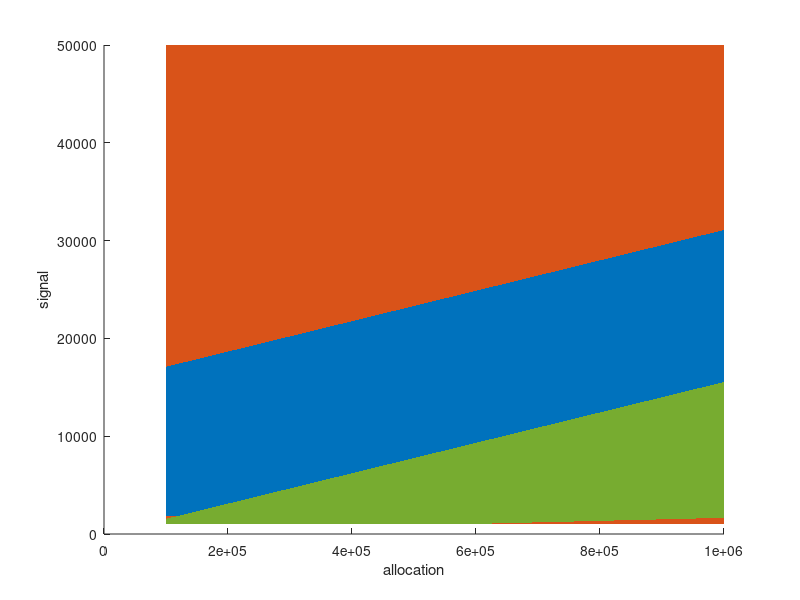

Here is the MATLAB script that generated this plot:
clc
clear all
close all
rps = 0.1288;
goal_rpd = 500;

allo = 100000:1e4:1e6;
signal = 1000:10:50000;
for i = 1:1:length(signal)
    for j = 1:1:length(allo)
        a = allo(j);
        s = signal(i);
        r_all = s*rps;
        rpm_cur(i,j) = r_all/a*1e6;
        rpm_add(i,j) = r_all/(a+1e6)*1e6;
        if rpm_add(i,j)<300 && rpm_cur(i,j)>500 
            msg = sprintf(['Signal: %4.2f, Allo: %4.2f, Rew_in: ' ...
                '%4.2f, Rew_new: %4.2f'], s, a, rpm_cur(i,j), rpm_add(i,j));
            disp(msg)
        end
    end
end
%% heatmaps
% [allo_mg,signal_mg] = meshgrid(allo, signal);
% figure(1)
% contourf(allo_mg,signal_mg,rpm_cur,100,'LineStyle','none');
% xlabel('allo')
% ylabel('signal')
% title('current')
% figure(2)
% contourf(allo_mg,signal_mg,rpm_add,100,'LineStyle','none');
% xlabel('allo')
% ylabel('signal')
% title('added')
% hold on
% contour(allo_mg,signal_mg,rpm_add,[199,200],'LineWidth',2,'Color','k');
% figure(3)
% contourf(allo_mg,signal_mg,rpm_cur./rpm_add,100,'LineStyle','none');
% xlabel('allo')
% ylabel('signal')
% title('ratio')
%% surfs
[allo_mg,signal_mg] = meshgrid(allo, signal);
figure(1)
hold on
surf(allo_mg,signal_mg,rpm_cur,'EdgeColor','none','FaceColor',[0.4660 0.6740 0.1880]);
surf(allo_mg,signal_mg,rpm_add,'EdgeColor','none','FaceColor',[0 0.4470 0.7410]);
surf(allo_mg,signal_mg,rpm_cur*0+200,'EdgeColor','none','FaceColor',[0.8500 0.3250 0.0980]);
xlabel('allocation')
ylabel('signal')
zlabel('reward')
zlim([0 2000])
% figure(2)
% contourf(allo_mg,signal_mg,rpm_add,100,'LineStyle','none');
% xlabel('allo')
% ylabel('signal')
% title('added')
% hold on
% contour(allo_mg,signal_mg,rpm_add,[199,200],'LineWidth',2,'Color','k');
% figure(3)
% contourf(allo_mg,signal_mg,rpm_cur./rpm_add,100,'LineStyle','none');
% xlabel('allo')
% ylabel('signal')
% title('ratio')
% 
